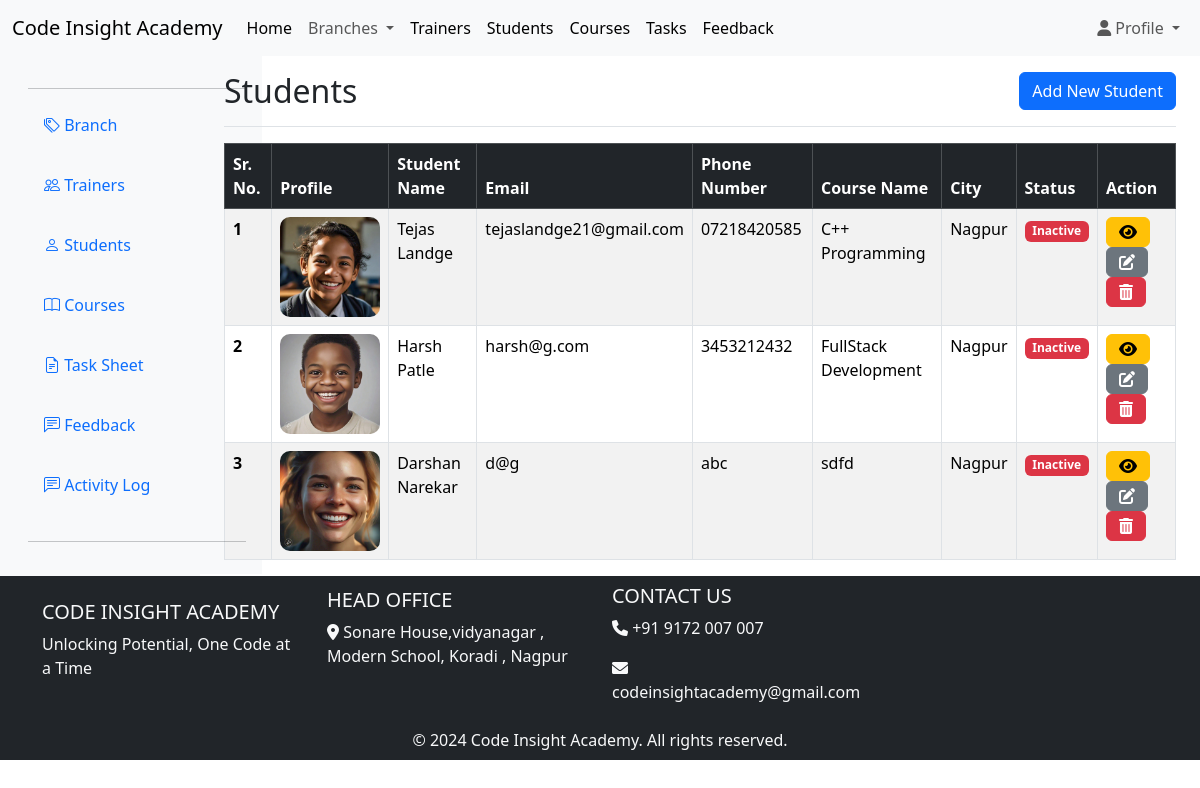
The app's page /superadmin/students.php (signed in) with its own data.
### tables this page shows
CREATE TABLE `students` (
  `student_id` int(11) NOT NULL,
  `first_name` varchar(100) DEFAULT NULL,
  `last_name` varchar(100) DEFAULT NULL,
  `email` varchar(255) DEFAULT NULL,
  `phone_number` varchar(20) DEFAULT NULL,
  `course_name` varchar(255) NOT NULL,
  `date_of_birth` date DEFAULT NULL,
  `gender` enum('male','female','other') DEFAULT NULL,
  `address` varchar(255) DEFAULT NULL,
  `city` varchar(100) DEFAULT NULL,
  `state` varchar(100) DEFAULT NULL,
  `postal_code` varchar(10) DEFAULT NULL,
  `enrollment_date` date DEFAULT NULL,
  `status` enum('active','inactive') DEFAULT NULL,
  `fees_paid` decimal(10,2) DEFAULT NULL,
  `total_fees` decimal(10,2) DEFAULT NULL,
  `balance_fees` decimal(10,2) DEFAULT NULL,
  `guardian_name` varchar(255) DEFAULT NULL,
  `guardian_contact` varchar(20) DEFAULT NULL,
  `profile` varchar(255) DEFAULT NULL,
  `remarks` text DEFAULT NULL
);

### superadmin/students.php (the view, shortened to what this page needs)
<?php
include '../includes/header.php';
include 'log_activity.php';
$sql = "SELECT * FROM students";
$result = mysqli_query($conn, $sql);
?>
<div class="container-fluid">
    <div class="row">
        <nav id="sidebar" class="col-md-3 d-none d-md-block col-lg-2 d-md-block bg-light fixed-top-10 ">
            <?php include '../includes/sidebar.php'; ?>
        </nav>
        <main class="col-md-9 ms-sm-auto col-lg-10 px-md-4">
            <div
                class="d-flex justify-content-between flex-wrap flex-md-nowrap align-items-center pt-3 pb-2 mb-3 border-bottom">
                <h1 class="h2">Students</h1>
                <a href="../add/add_student.php" class="btn btn-primary mb-2">Add New Student</a>
            </div>
            <div class="row">
                    <div class="table-responsive">
                        <table class="table table-striped table-bordered">
                            <thead class="table-dark">
                                <tr>
                                    <th scope="col">Sr. No.</th>
                                    <th scope="col">Profile </th>
                                    <th scope="col">Student Name</th>
                                    <th scope="col">Email</th>
                                    <th scope="col">Phone Number</th>
                                    <th scope="col">Course Name</th>
                                    <th scope="col">City</th>
                                    <th scope="col">Status</th>
                                    <th scope="col">Action</th>
                                </tr>
                            </thead>
                            <tbody>
                                <?php
                                if (mysqli_num_rows($result) > 0) {
                                    $srno = 1;
                                    while ($row = mysqli_fetch_assoc($result)) {
                                        echo '<tr>';
                                        echo '<th scope="row">' . $srno . '</th>';
                                        echo '<td><img src="../student_profile/' . $row['profile']. '" alt="" height="100px" width="100px" style="border-radius: 10px;"></td>';
                                        echo '<td>' . $row['first_name']." ". $row['last_name'] .'</td>';
                                        echo '<td>' . $row['email']. '</td>';
                                        echo '<td>' . $row['phone_number'] . '</td>';
                                        echo '<td>' . $row['course_name'] . '</td>';
                                        echo '<td>' . $row['city'] . '</td>';
                                        echo '<td>';
                                        if ($row['status'] == 'active') {
                                            echo '<span class="badge bg-success">Active</span>';
                                        }
                                         else{
                                            echo '<span class="badge bg-danger">Inactive</span>';
                                        }
                                        echo '</td>';
                                        echo '<td>
                                        <a href="student_details.php?id=' . $row['student_id'] . '"><button class="btn btn-warning fas fa-eye"></button></a>
                                         <a href="../edit/edit_student.php?id=' . $row['student_id'] . '">
                                                <button class="btn btn-secondary fas fa-edit"></button>
                                        </a>
                                        <a href="../delete/delete_student.php?id=' . $row['student_id'] . '" onclick="return confirm(\'Are you sure you want to delete this ' . $row['first_name']." ". $row['last_name'] .'?\');">
                                                <button class="btn btn-danger fas fa-trash-alt"></button>
                                        </a>
                                </td>';
                                        echo '</tr>';
                                        $srno++;
                                    }
                                } else {
                                    echo '<tr><td colspan="7">No branches found.</td></tr>';
                                }
                                ?>
                            </tbody>
                        </table>
                    </div>
            </div>
        </main>
    </div>
</div>
<?php
include '../includes/footer.php';
?>

### includes/header.php (shortened to what this page needs)
<!DOCTYPE html>
<html lang="en">
<head>
    <link href="https://cdn.jsdelivr.net/npm/bootstrap@5.3.3/dist/css/bootstrap.min.css" rel="stylesheet">
</head>
<body>
    <nav class="navbar navbar-expand-lg bg-body-tertiary">
        <div class="container-fluid">
            <a class="navbar-brand" href="../superadmin/dashboard.php">Code Insight Academy</a>
            <div class="collapse navbar-collapse" id="navbarSupportedContent">
                <ul class="navbar-nav me-auto mb-2 mb-lg-0">
                    <li class="nav-item">
                        <a class="nav-link active" aria-current="page" href="../superadmin/dashboard.php">Home</a>
                    </li>
                    <li class="nav-item dropdown">
                        <a class="nav-link dropdown-toggle" href="#" role="button" data-bs-toggle="dropdown"
                            aria-expanded="false">
                            Branches
                        </a>
                    </li>
                    <li class="nav-item">
                        <a class="nav-link active" aria-current="page" href="../superadmin/trainers.php">Trainers</a>
                    </li>
                    <li class="nav-item">
                        <a class="nav-link active" aria-current="page" href="../superadmin/students.php">Students</a>
                    </li>
                    <li class="nav-item">
                        <a class="nav-link active" aria-current="page" href="../superadmin/courses.php">Courses</a>
                    </li>
                    <li class="nav-item">
                        <a class="nav-link active" aria-current="page" href="../superadmin/task_sheet.php">Tasks</a>
                    </li>
                    <li class="nav-item">
                        <a class="nav-link active" aria-current="page" href="../superadmin/feedbacks.php">Feedback</a>
                    </li>
                </ul>
            <ul class="navbar-nav">
                <li class="nav-item dropdown">
                    <a class="nav-link dropdown-toggle" href="#" id="profileDropdown" role="button"
                        data-bs-toggle="dropdown" aria-expanded="false">
                        <i class="fas fa-user"></i> Profile
                    </a>
                </li>
            </ul>
            </div>
        </div>
    </nav>
    <link rel="stylesheet" href="https://cdnjs.cloudflare.com/ajax/libs/font-awesome/6.0.0-beta3/css/all.min.css">
</body>
</html>

### includes/sidebar.php
<link rel="stylesheet" href="https://cdnjs.cloudflare.com/ajax/libs/bootstrap-icons/1.10.0/font/bootstrap-icons.min.css">
<div class="d-flex flex-column flex-shrink-0 p-3 bg-light" style="width: 250px;">
    <hr>
    <ul class="nav nav-pills flex-column mb-auto">
        <li class="nav-item">
            <a href="../superadmin/branches.php" style="margin-bottom: 20px;" class="nav-link" aria-current="page">
                <i class="bi bi-tags  "></i> Branch
            </a>
        </li>
        <li>
            <a href="../superadmin/trainers.php" style="margin-bottom: 20px;" class="nav-link">
                <i class="bi bi-people  "></i> Trainers
            </a>
        </li>
        <li>
            <a href="../superadmin/students.php" style="margin-bottom: 20px;" class="nav-link">
                <i class="bi bi-person  "></i> Students
            </a>
        </li>
        <li>
            <a href="../superadmin/courses.php"style="margin-bottom: 20px;" class="nav-link">
                <i class="bi bi-book  "></i> Courses
            </a>
        </li>
        <li>
            <a href="../superadmin/task_sheet.php"style="margin-bottom: 20px;" class="nav-link">
                <i class="bi bi-file-earmark-text  "></i> Task Sheet
            </a>
        </li>
        <li>
            <a href="../superadmin/feedbacks.php"style="margin-bottom: 20px;" class="nav-link">
                <i class="bi bi-chat-left-text  "></i> Feedback
            </a>
        </li>
        <li>
            <a href="../superadmin/activity_log.php"style="margin-bottom: 20px;" class="nav-link">
                <i class="bi bi-chat-left-text  "></i> Activity Log
            </a>
        </li>
    </ul>
    <hr>
</div>

### includes/footer.php (shortened to what this page needs)
<footer class="bg-dark text-light py-2">
    <div class="container">
        <div class="row">
            <div class="col-md-3 mb-2 mt-3">
                <h5 class="text-uppercase">Code Insight Academy</h5>
                <p>Unlocking Potential, One Code at a Time</p>
            </div>
            <div class="col-md-3 mb-2 mt-1">
            <h5 class="text-uppercase">Head Office</h5>
                <p><i class="fas fa-map-marker-alt"></i> Sonare House,vidyanagar , Modern School, Koradi , Nagpur</p>
            </div>
            <div class="col-md-3 mb-2">
                <h5 class="text-uppercase">Contact Us</h5>
                <p><i class="fas fa-phone"></i> +91 9172 007 007</p>
                <p><i class="fas fa-envelope"></i> codeinsightacademy@gmail.com</p>
            </div>
        </div>
        <div class="row">
            <div class="col-md-12 text-center">
                <p class="mb-0">&copy; 2024 Code Insight Academy. All rights reserved.</p>
            </div>
        </div>
    </div>
</footer>

### records on screen
students: profile (picture), first_name "Tejas", last_name "Landge", email "tejaslandge21@gmail.com", phone_number "07218420585", course_name "C++ Programming", city "Nagpur", shows "Inactive"
students: profile (picture), first_name "Harsh", last_name "Patle", email "harsh@g.com", phone_number "3453212432", course_name "FullStack Development", city "Nagpur", shows "Inactive"
students: profile (picture), first_name "Darshan", last_name "Narekar", email "d@g", phone_number "abc", course_name "sdfd", city "Nagpur", shows "Inactive"
